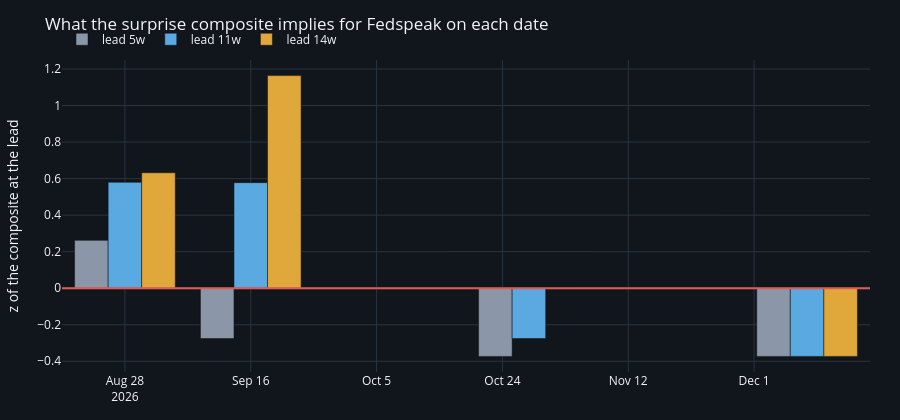

Notebook code for this chart:
### Code cell
fig = go.Figure()
for Lw, col in ((5, GREY), (11, BLUE), (14, AMBER)):
    fig.add_trace(go.Bar(x=[str(d) for d in FR["date"]],
                         y=FR[f"z_composite_at_L{Lw}"],
                         name=f"lead {Lw}w", marker_color=col))
fig.add_hline(y=0, line=dict(color=RED, width=2))
style(fig, 420, "What the surprise composite implies for Fedspeak on each date")
fig.update_yaxes(title="z of the composite at the lead")
fig.show()

### Figure 1 — Plotly figure (JSON) as saved in the notebook; plotly's stock layout.template omitted (floating-point values rounded to 4 significant figures)
{"data": [{"marker": {"color": "#8b97a8"}, "name": "lead 5w", "type": "bar", "x": ["2026-08-28", "2026-09-16", "2026-10-28", "2026-12-09"], "y": [0.262, -0.2755, -0.3732, -0.3732]}, {"marker": {"color": "#5aa9e0"}, "name": "lead 11w", "type": "bar", "x": ["2026-08-28", "2026-09-16", "2026-10-28", "2026-12-09"], "y": [0.5798, 0.5779, -0.2755, -0.3732]}, {"marker": {"color": "#e0a83a"}, "name": "lead 14w", "type": "bar", "x": ["2026-08-28", "2026-09-16", "2026-10-28", "2026-12-09"], "y": [0.632, 1.164, -0.0005226, -0.3732]}], "layout": {"height": 420, "legend": {"orientation": "h", "x": 0, "y": 1.02, "yanchor": "bottom"}, "margin": {"b": 48, "l": 60, "r": 30, "t": 60}, "paper_bgcolor": "#11151c", "plot_bgcolor": "#11151c", "shapes": [{"line": {"color": "#e05a52", "width": 2}, "type": "line", "x0": 0, "x1": 1, "xref": "x domain", "y0": 0, "y1": 0, "yref": "y"}], "title": {"text": "What the surprise composite implies for Fedspeak on each date"}, "xaxis": {"gridcolor": "#2a3340", "zerolinecolor": "#2a3340"}, "yaxis": {"gridcolor": "#2a3340", "title": {"text": "z of the composite at the lead"}, "zerolinecolor": "#2a3340"}}}
